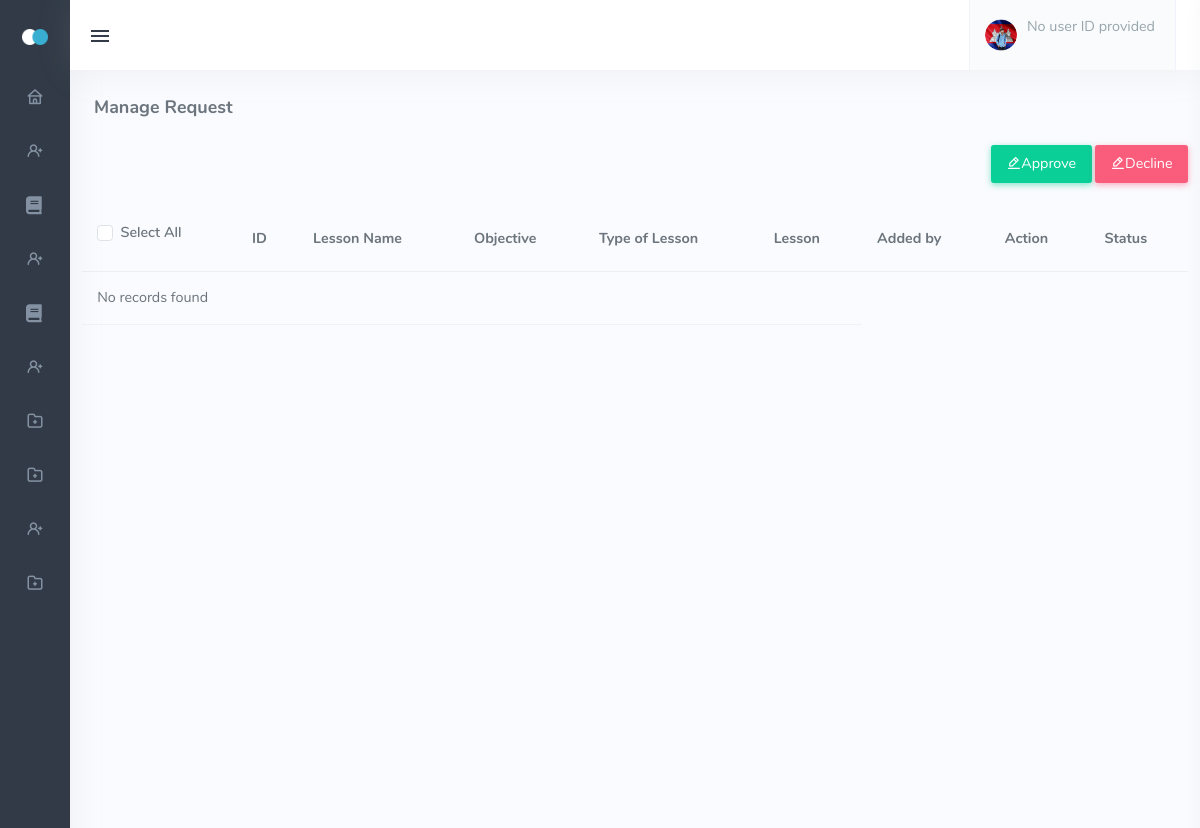
Before: /admin_archive_lessons.php with the older database file.
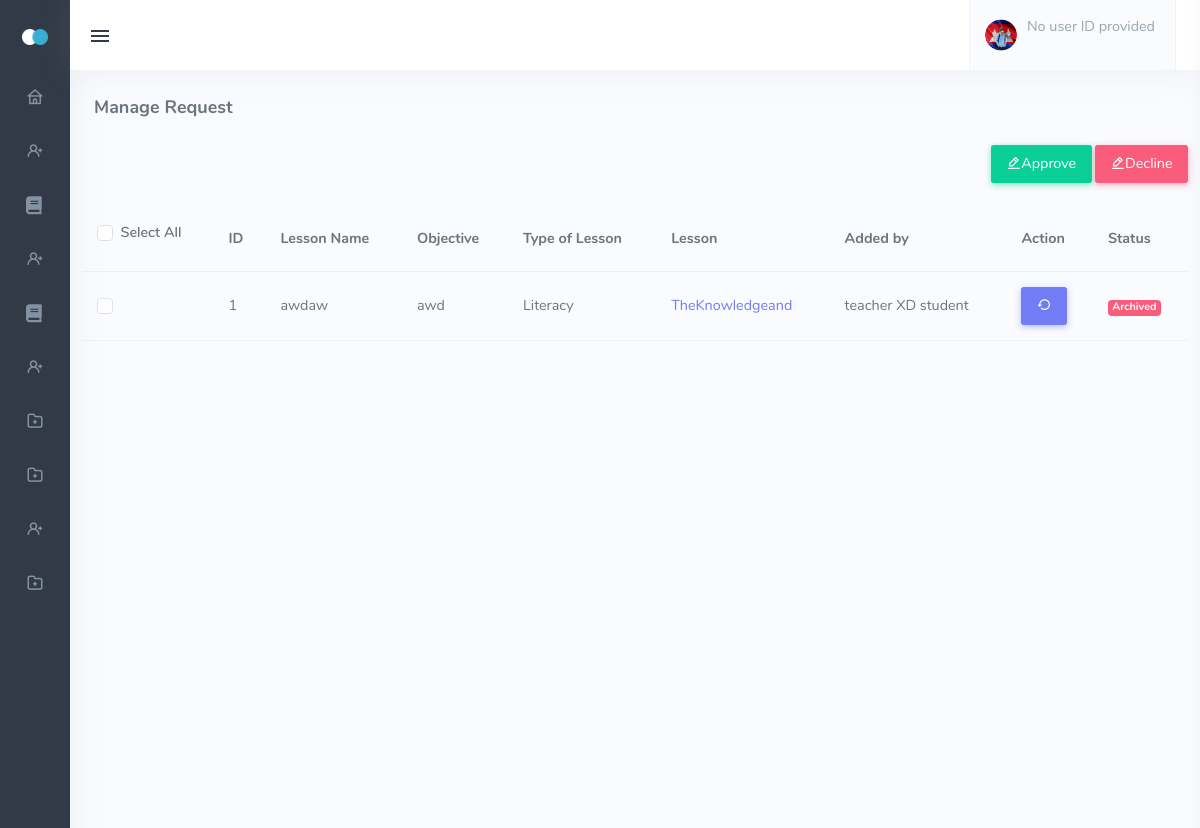
After: the same page with the newer database file.
### tables this page shows
CREATE TABLE `tbl_lesson` (
  `lesson_id` int(11) NOT NULL,
  `name` varchar(244) NOT NULL,
  `objective` text NOT NULL,
  `type` varchar(244) NOT NULL,
  `lesson_files_id` int(11) NOT NULL,
  `added_by` int(11) NOT NULL
);

CREATE TABLE `tbl_lesson_files` (
  `lesson_files_id` int(11) NOT NULL,
  `lesson` text NOT NULL,
  `added_by` int(11) NOT NULL,
  `status` int(11) NOT NULL
);

CREATE TABLE `tbl_userinfo` (
  `user_id` int(11) NOT NULL,
  `firstname` varchar(244) NOT NULL,
  `middlename` varchar(244) NOT NULL,
  `lastname` varchar(244) NOT NULL,
  `birthday` date NOT NULL,
  `gender` varchar(244) NOT NULL
);

### admin_archive_lessons.php (the view, shortened to what this page needs)
<!DOCTYPE html>
<html lang="en" class="menuitem-active"><head>
    <link href="assets/css/icons.min.css" rel="stylesheet" type="text/css">
    <link href="assets/css/app.min.css" rel="stylesheet" type="text/css" id="light-style">
    <link href="assets/css/app-dark.min.css" rel="stylesheet" type="text/css" id="dark-style" disabled="disabled">
    <link rel="stylesheet" href="https://cdnjs.cloudflare.com/ajax/libs/font-awesome/5.15.3/css/all.min.css">
    <link href="assets/css/vendor/quill.core.css" rel="stylesheet" type="text/css" />
    <link href="assets/css/vendor/quill.snow.css" rel="stylesheet" type="text/css" />
</head>
<body class="show" data-layout-config="{&quot;leftSideBarTheme&quot;:&quot;dark&quot;,&quot;layoutBoxed&quot;:false, &quot;leftSidebarCondensed&quot;:false, &quot;leftSidebarScrollable&quot;:false,&quot;darkMode&quot;:false, &quot;showRightSidebarOnStart&quot;: false}" data-leftbar-theme="dark" data-leftbar-compact-mode="condensed" style="visibility: visible;">
    <div class="wrapper">
        <div class="leftside-menu menuitem-active">
            <a href="index.html" class="logo text-center logo-light">
                <span class="logo-sm">
                    <img src="assets/images/logo_sm.png" alt="" height="16">
                </span>
            </a>
            <div class="h-100 show" id="leftside-menu-container" data-simplebar="init"><div class="simplebar-wrapper" style="margin: 0px;"><div class="simplebar-height-auto-observer-wrapper"><div class="simplebar-height-auto-observer"></div></div><div class="simplebar-mask"><div class="simplebar-offset" style="right: 0px; bottom: 0px;"><div class="simplebar-content-wrapper" style="height: 100%; overflow: hidden;"><div class="simplebar-content" style="padding: 0px;">
                <ul class="side-nav">
<li class="side-nav-item">
    <a href="admin_dashboard.php" class="side-nav-link">
        <i class="uil-home"></i>
    </a>
</li>
<li class="side-nav-item">
    <a data-bs-toggle="collapse" href="#sidebarDashboards" aria-expanded="false"
        aria-controls="sidebarDashboards" class="side-nav-link collapsed">
        <i class="uil-user-plus"></i>
    </a>
</li>
<li class="side-nav-item">
    <a href="admin_manage_lesson.php" class="side-nav-link">
        <i class="fa fa-book"></i>
    </a>
</li>
<li class="side-nav-item">
    <a data-bs-toggle="collapse" href="#sidebarDashboardsLessons" aria-expanded="false" aria-controls="sidebarDashboards" class="side-nav-link collapsed">
        <i class="uil-user-plus"></i>
    </a>
</li>
<li class="side-nav-item">
    <a href="admin_quiz.php" class="side-nav-link">
        <i class="fa fa-book"></i>
    </a>
</li>
<li class="side-nav-item">
    <a href="admin_assign_lesson_to_teacher.php " class="side-nav-link">
        <i class="uil-user-plus"></i>
    </a>
</li>
<li class="side-nav-item">
    <a data-bs-toggle="collapse" href="#sidebarclass" aria-expanded="false"
        aria-controls="sidebarclass" class="side-nav-link">
        <i class="uil-folder-plus"></i>
    </a>
</li>
<li class="side-nav-item">
    <a data-bs-toggle="collapse" href="#sidebarArea" aria-expanded="false"
        aria-controls="sidebarArea" class="side-nav-link">
        <i class="uil-folder-plus"></i>
    </a>
</li>
<li class="side-nav-item">
    <a href="#" class="side-nav-link">
        <i class="uil-user-plus"></i>
    </a>
</li>
<li class="side-nav-item">
    <a data-bs-toggle="collapse" href="#sidebarEmail" aria-expanded="false"
        aria-controls="sidebarEmail" class="side-nav-link">
        <i class="uil-folder-plus"></i>
    </a>
</li>
</ul>
            </div></div></div></div><div class="simplebar-placeholder" style="width: 70px; height: 1150px;"></div></div></div>
        </div>
        <div class="content-page">
            <div class="content">
                    <div class="navbar-custom">
                    <ul class="list-unstyled topbar-menu float-end mb-0">
                        <li class="dropdown notification-list">
                            <a class="nav-link dropdown-toggle nav-user arrow-none me-0" data-bs-toggle="dropdown"
                                href="#" role="button" aria-haspopup="false" aria-expanded="false">
                                <span class="account-user-avatar">
                                    <img src="assets/images/users/avatar-1.jpg" alt="user-image" class="rounded-circle">
                                </span>
                                <span>
                                <?php
                                    include 'dbcon.php';
                                    if (isset($_SESSION['user_id'])) {
                                        $user_id = $_SESSION['user_id'];
                                        $sql = "SELECT tbl_userinfo.user_id, tbl_userinfo.firstname, tbl_userinfo.middlename, tbl_userinfo.lastname, tbl_user_level.level
                                                FROM tbl_admin
                                                JOIN tbl_userinfo ON tbl_admin.user_id = tbl_userinfo.user_id
                                                JOIN tbl_user_level ON tbl_admin.level_id = tbl_user_level.level_id
                                                WHERE tbl_user_level.level = 'ADMIN' AND tbl_userinfo.user_id = '$user_id'
                                                LIMIT 1;";
                                        $result = mysqli_query($conn, $sql);
                                        if ($result && mysqli_num_rows($result) > 0) {
                                            $row = mysqli_fetch_assoc($result);
                                        } else {
                                            echo "No records found in tbl_admin";
                                        }
                                    } else {
                                        echo "No user ID provided";
                                    }
                                    ?>
                                    </span>
                            </a>
                        </li>
                    </ul>
                    <button class="button-menu-mobile open-left">
                        <i class="mdi mdi-menu"></i>
                    </button>
                </div>
                 <div class="container-fluid">
                    <div class="row">
                        <div class="col-12">
                            <div class="page-title-box">
                                <h4 class="page-title">Manage Request</h4>
                            </div>
                        </div>
                    </div>
                </div>
            </div>
            <table id="basic-datatable" class="table table-centered mb-0">
              <div class="row mb-2">
                <div class="col-sm-12">
                    <div class="text-sm-end">
                      <a href="javascript:void(0);">
                       <button type="button"class="btn btn-success mb-2"><i class="uil-edit-alt"></i>Approve</button>
                    </a>
                    <a href="javascript:void(0);">
                    <button type="button" class="btn btn-danger mb-2"><i class="uil-edit-alt"></i>Decline</button>
                    </a>
                    </div>
                </div>
            </div>
            </div>
                <thead>
                    <tr>
                        <th class="">
                            <div class="form-check form-checkbox-success mb-2">
                                <input type="checkbox" class="form-check-input" id="customCheckAll">
                                <label class="form-check-label" for="customCheckAll">Select All</label>
                            </div>
                        </th>
                        <th>ID</th>
                        <th>Lesson Name</th>
                        <th>Objective</th>
                        <th>Type of Lesson</th>
                        <th>Lesson</th>
                        <th>Added by</th>
                        <th>Action</th>
                        <th>Status</th>
                    </tr>
                </thead>
                <tbody>
                    <?php
                    include 'dbcon.php';
                    $sql = "SELECT tbl_lesson.lesson_id, tbl_lesson.name, tbl_lesson.objective, tbl_lesson.type, tbl_lesson.added_by,
                    tbl_lesson_files.lesson, tbl_lesson_files.status, tbl_userinfo.firstname, tbl_userinfo.middlename, tbl_userinfo.lastname
                    FROM tbl_lesson
                    JOIN tbl_userinfo ON tbl_lesson.added_by = tbl_userinfo.user_id
                    JOIN tbl_lesson_files ON tbl_lesson.added_by = tbl_lesson_files.added_by
                    WHERE tbl_lesson.added_by = tbl_lesson_files.added_by AND tbl_lesson_files.status IN (3, 0)";
                    $result = mysqli_query($conn, $sql);
                    if ($result && mysqli_num_rows($result) > 0) {
                        while ($row = mysqli_fetch_assoc($result)) {
                            ?>
                                                    <tr>
                            <td>
                                <div class="form-check form-checkbox-success">
                                    <input type="checkbox" class="form-check-input customCheckbox" id="customCheckcolor2">
                                </div>
                            </td>
                            <td><?php echo $row['lesson_id']; ?></td>
                            <td><?php echo $row['name']; ?></td>
                            <td><?php echo $row['objective']; ?></td>
                            <td><?php echo $row['type']; ?></td>
                            <td><a href="teachers/lessons/<?php echo $row['lesson']; ?>" target="_blank"><?php echo substr($row['lesson'], 0, 15); ?></a></td>
                            <td><?php echo $row['firstname'] . ' ' . $row['middlename'] . ' ' . $row['lastname']; ?></td>
                            <td>
                            <a href="admin_lesson_unarchive.php?lesson=<?php echo $row['lesson'] ?>" class="accept">
                                <button type="button" class="btn btn-primary"><i class="mdi mdi-restore"></i> </button>
                            </a>
                            </td>
                            <td>
                                <?php
                                if ($row['status'] == 3) {
                                    echo '<span class="badge bg-danger">Archived</span>';
                                } elseif($row['status'] == 0) {
                                    echo '<span class="badge bg-danger">Deleted</span>';
                                }
                                 else {
                                    echo "<tr><td colspan='6'>No records found</td></tr>";
                                }
                                ?>
                            </td>
                        </tr>
                        <?php
                            }
                        } else {
                            echo "<tr><td colspan='6'>No records found</td></tr>";
                        }
                        ?>
                </tbody>
</body></html>

Changed rows visible on the page:
added tbl_lesson: lesson_id "1", name "awdaw", objective "awd", type "Literacy", tbl_lesson_files.lesson "TheKnowledgeand", added_by.firstname "teacher", added_by.middlename "XD", added_by.lastname "student"
Other visible differences:
text no longer shown: "No records found"
